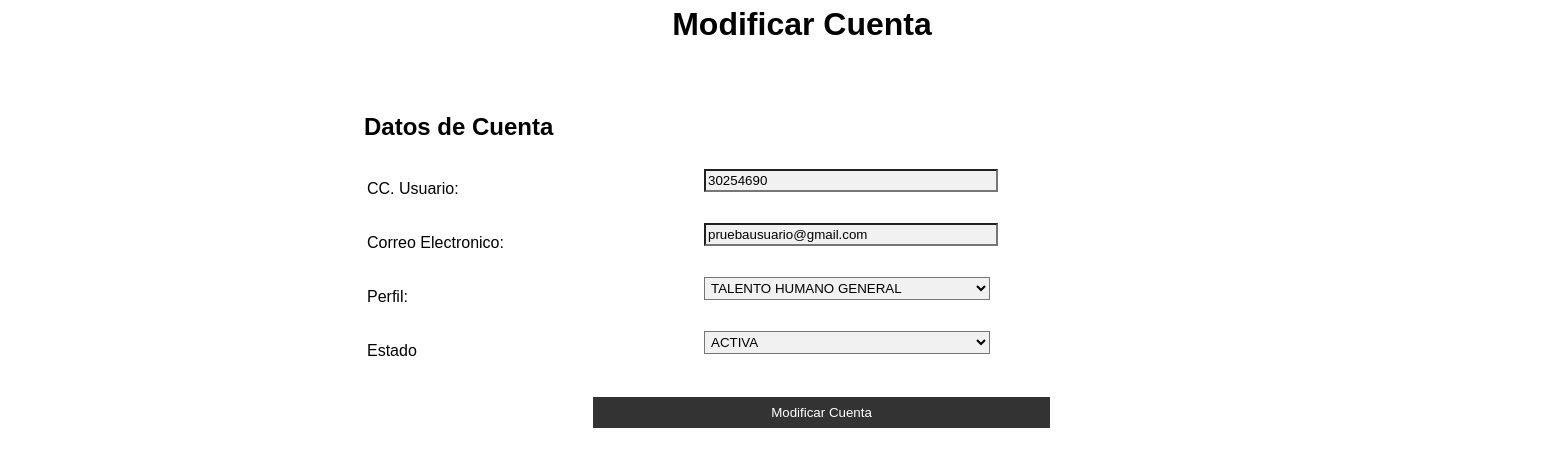
The page /appausaweb/modificarCuenta1.php?id=30254690&load (signed in) on the database its author committed.
### tables this page shows
CREATE TABLE `cuenta` (
  `correo_electronico` varchar(150) NOT NULL,
  `contrasena` varchar(150) NOT NULL,
  `estado` varchar(45) NOT NULL,
  `perfil` varchar(45) NOT NULL,
  `usuario` bigint(10) NOT NULL,
  `e` int(1) NOT NULL,
  `intentos_fallidos` int(1) NOT NULL DEFAULT '0'
);

### appausaweb/mcript.php (called while the page is built, shortened)
<?php
$clave  = 'appausa usbbog';
$method = 'aes-256-cbc';
$iv = base64_decode("C9fBxl1AgWcxY1/M8jfstw==");
 $desencriptar = function ($valor) use ($method, $clave, $iv) {
     return openssl_decrypt($valor, $method, $clave, false, $iv);
 };
 ?>

### appausaweb/modificarCuenta1.php (the view, shortened to what this page needs)
<!DOCTYPE html PUBLIC "-//W3C//DTD XHTML 1.0 Transitional//EN" "http://www.w3.org/TR/xhtml1/DTD/xhtml1-transitional.dtd">
<html xmlns="http://www.w3.org/1999/xhtml">
<head>
<link href="multi/formularios.css" rel="stylesheet" type="text/css" />
</head>
<body>
  <?php
  include_once("conexion.php");
  $con=mysqli_connect($host,$usuario,$clave,$bd) or die("ERROR");
  mysqli_set_charset($con,"utf8");
  $b = isset($_GET['react']);
  $load = isset($_GET['load']);
  if (isset($_GET['react'])) {
	$vusario = $_GET['cdusuario'];
	$vcorreo = $_GET['cmail'];
	$m = $_GET['react'];
	echo "<script type='text/javascript'>alert('$m');</script>";
  } elseif ($load){
	include_once ("mcript.php");
	$id = $_GET['id'];
	$sql="SELECT * FROM cuenta WHERE usuario = '$id';";
    $result=mysqli_query($con,$sql);
    while($mostrar=mysqli_fetch_array($result)){
		$vusario = $mostrar['usuario'];
		$vcorreo = $mostrar['correo_electronico'];
		$vcorreo = $desencriptar($vcorreo);
		$vestado = $mostrar['estado'];
		$vperfil= $mostrar['perfil'];
	}
  }
  ?>
<div id="apDiv1">
<h1 align="center"> Modificar Cuenta </h1>
</div>
<div id="apDiv2">
<h2>Datos de Cuenta</h2>
<form>
<table width="915" height="206" border="0">
  <tr>
    <td width="333"><p>CC. Usuario:</p></td>
    <td width="572"><input type="text" name="cdusuario" value="<?php if ($b | $load){echo $vusario; } else { echo "";}?>" pattern="^((\d{8})|(\d{10})|(\d{11})|(\d{6}-\d{5}))?$" readonly="readonly" required="required"/></td>
  </tr>
  <tr>
    <td><p>Correo Electronico:</p></td>
    <td><input type="email" name="cmail" value="<?php if ($b | $load){echo $vcorreo ;} else { echo "";}?>" pattern="^[a-zA-Z0-9.!#$%&'*+/=?^_`{|}~-]+@[a-zA-Z0-9-]+(?:\.[a-zA-Z0-9-]+)*$" required="required"/></td>
  </tr>
  <tr>
      <td><p>Perfil:</p></td>
      <td><select name="cperfil">
      <option selected value="<?php if ($load) { echo $vperfil; }?>"><?php if ($load) { echo $vperfil; }?></option>
    </select>
  </tr>
  <tr>
    <td><p>Estado</p></td>
    <td><select name="cestado">
    <option selected value="<?php if ($load) { echo $vestado; }?>"><?php if ($load) { echo $vestado; }?></option>
    <option value="BLOQUEDA">BLOQUEDA</option></select></td>
  </tr>
</table>
<p align="center">
  <button type="submit" name="add">Modificar Cuenta</button></p>
</form>
</div>
</body>
</html>

### appausaweb/multi/formularios.css (style rules this page uses)
input[type=text], input[type=password],input[type=date] ,input[type=email],input[type=tel],input[type=number], select { width: 50%; padding: 2px; margin: 5px 0 22px 0; display: inline-table border: none; background: #f1f1f1; alignment-baseline:text-before-edge; font:Arial, Helvetica, sans-serif; }
p { font-family:Arial, Helvetica, sans-serif; }
button { background-color: #333; color: white; padding: 8px 10px; margin: 2px 0; border: thick; cursor: pointer; width: 50%; }

### appausaweb/modificarCuenta1.php (style rules this page uses)
BODY { font-family:Arial, Helvetica, sans-serif }
#apDiv1 { position: absolute; left: -1px; top: -15px; width: 1606px; height: 720px; z-index: 1; }
#apDiv2 { position: absolute; left: 364px; top: 93px; width: 915px; height: 210px; z-index: 2; }

### rows shown on the page
cuenta: cdusuario "30254690", cmail "pruebausuario@gmail.com", cperfil "TALENTO HUMANO GENERAL", cestado "ACTIVA"
